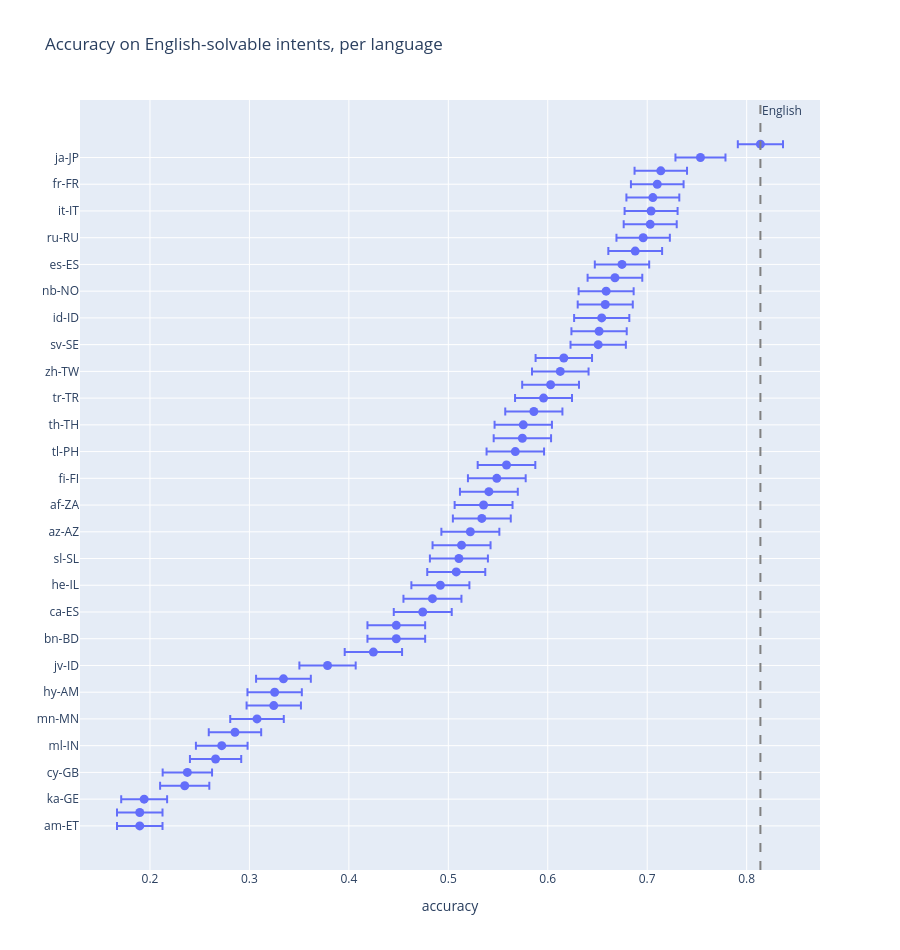

Notebook cell for this chart:
### Markdown cell above
To separate the language effect from intents that fail in English too, we only use the 13 intents with English accuracy of at least 0.5. Each dot is a language and the bar is the 95% interval of its accuracy. The cell below compares Japanese with the next best languages on the same utterances.

### Code cell
EN_THRESHOLD = 0.5

en_acc = acc.loc[EN]
solvable = en_acc[en_acc >= EN_THRESHOLD].index.tolist()
print(f"{len(solvable)} English-solvable intents:", sorted(solvable))

sub = df[df.intent.isin(solvable)]
g = sub.groupby("locale").correct.agg(acc="mean", n="size")
g["se"] = np.sqrt(g.acc * (1 - g.acc) / g.n)
g["rel_en"] = g.acc / g.loc[EN, "acc"]
g = g.sort_values("acc")

fig = go.Figure()
fig.add_trace(go.Scatter(x=g.acc, y=g.index, mode="markers", marker=dict(size=9),
                         error_x=dict(type="data", array=1.96 * g.se),
                         customdata=np.c_[g.rel_en, g.n],
                         hovertemplate="%{y}<br>accuracy %{x:.3f}<br>relative to English %{customdata[0]:.2f}<br>n=%{customdata[1]}<extra></extra>"))
fig.add_vline(x=g.loc[EN, "acc"], line_dash="dash", line_color="grey", annotation_text="English")
fig.update_layout(title="Accuracy on English-solvable intents, per language", height=950,
                  xaxis_title="accuracy", yaxis=dict(categoryorder="array", categoryarray=list(g.index)))
fig.show()

### Figure 1 — Plotly figure (JSON) as saved in the notebook; plotly's stock layout.template omitted (floating-point values rounded to 4 significant figures)
{"data": [{"customdata": [[0.2331, 1128.0], [0.2331, 1128.0], [0.2386, 1128.0], [0.2887, 1128.0], [0.2919, 1128.0], [0.3268, 1128.0], [0.3344, 1128.0], [0.3508, 1128.0], [0.378, 1128.0], [0.3987, 1128.0], [0.3998, 1128.0], [0.4107, 1128.0], [0.4651, 1128.0], [0.5218, 1128.0], [0.5501, 1128.0], [0.5501, 1128.0], [0.5828, 1128.0], [0.5948, 1128.0], [0.6046, 1128.0], [0.6242, 1128.0], [0.6275, 1128.0], [0.6307, 1128.0], [0.6416, 1128.0], [0.6558, 1128.0], [0.658, 1128.0], [0.6645, 1128.0], [0.6743, 1128.0], [0.6863, 1128.0], [0.6972, 1128.0], [0.7059, 1128.0], [0.707, 1128.0], [0.72, 1128.0], [0.732, 1128.0], [0.7407, 1128.0], [0.7527, 1128.0], [0.7571, 1128.0], [0.7996, 1128.0], [0.8007, 1128.0], [0.8039, 1128.0], [0.8083, 1128.0], [0.8094, 1128.0], [0.8203, 1128.0], [0.829, 1128.0], [0.8453, 1128.0], [0.8551, 1128.0], [0.8638, 1128.0], [0.8649, 1128.0], [0.8671, 1128.0], [0.8725, 1128.0], [0.8769, 1128.0], [0.9259, 1128.0], [1.0, 1128.0]], "error_x": {"array": [0.02288, 0.02288, 0.02308, 0.02474, 0.02484, 0.02579, 0.02597, 0.02636, 0.02693, 0.02732, 0.02734, 0.02753, 0.02831, 0.02885, 0.02902, 0.02902, 0.02914, 0.02916, 0.02918, 0.02918, 0.02917, 0.02917, 0.02915, 0.02911, 0.02911, 0.02908, 0.02904, 0.02898, 0.02891, 0.02885, 0.02885, 0.02874, 0.02864, 0.02856, 0.02843, 0.02838, 0.02782, 0.02781, 0.02776, 0.02769, 0.02767, 0.02749, 0.02734, 0.02704, 0.02685, 0.02667, 0.02664, 0.0266, 0.02648, 0.02638, 0.02515, 0.02272], "type": "data"}, "hovertemplate": "%{y}<br>accuracy %{x:.3f}<br>relative to English %{customdata[0]:.2f}<br>n=%{customdata[1]}<extra></extra>", "marker": {"size": 9}, "mode": "markers", "type": "scatter", "x": [0.1897, 0.1897, 0.1941, 0.2349, 0.2376, 0.266, 0.2722, 0.2855, 0.3076, 0.3245, 0.3254, 0.3342, 0.3785, 0.4246, 0.4477, 0.4477, 0.4743, 0.484, 0.492, 0.508, 0.5106, 0.5133, 0.5222, 0.5337, 0.5355, 0.5408, 0.5488, 0.5585, 0.5674, 0.5745, 0.5754, 0.586, 0.5957, 0.6028, 0.6126, 0.6161, 0.6507, 0.6516, 0.6543, 0.6578, 0.6587, 0.6676, 0.6746, 0.6879, 0.6959, 0.703, 0.7039, 0.7057, 0.7101, 0.7137, 0.7535, 0.8138], "y": ["am-ET", "my-MM", "ka-GE", "km-KH", "cy-GB", "kn-IN", "ml-IN", "sw-KE", "mn-MN", "te-IN", "hy-AM", "ta-IN", "jv-ID", "is-IS", "bn-BD", "sq-AL", "ca-ES", "ur-PK", "he-IL", "lv-LV", "sl-SL", "hu-HU", "az-AZ", "vi-VN", "af-ZA", "hi-IN", "fi-FI", "ar-SA", "tl-PH", "el-GR", "th-TH", "fa-IR", "tr-TR", "ms-MY", "zh-TW", "ro-RO", "sv-SE", "ko-KR", "id-ID", "da-DK", "nb-NO", "pl-PL", "es-ES", "de-DE", "ru-RU", "zh-CN", "it-IT", "pt-PT", "fr-FR", "nl-NL", "ja-JP", "en-US"]}], "layout": {"annotations": [{"showarrow": false, "text": "English", "x": 0.8138, "xanchor": "left", "xref": "x", "y": 1, "yanchor": "top", "yref": "y domain"}], "height": 950, "shapes": [{"line": {"color": "grey", "dash": "dash"}, "type": "line", "x0": 0.8138, "x1": 0.8138, "xref": "x", "y0": 0, "y1": 1, "yref": "y domain"}], "title": {"text": "Accuracy on English-solvable intents, per language"}, "xaxis": {"title": {"text": "accuracy"}}, "yaxis": {"categoryarray": ["am-ET", "my-MM", "ka-GE", "km-KH", "cy-GB", "kn-IN", "ml-IN", "sw-KE", "mn-MN", "te-IN", "hy-AM", "ta-IN", "jv-ID", "is-IS", "bn-BD", "sq-AL", "ca-ES", "ur-PK", "he-IL", "lv-LV", "sl-SL", "hu-HU", "az-AZ", "vi-VN", "af-ZA", "hi-IN", "fi-FI", "ar-SA", "tl-PH", "el-GR", "th-TH", "fa-IR", "tr-TR", "ms-MY", "zh-TW", "ro-RO", "sv-SE", "ko-KR", "id-ID", "da-DK", "nb-NO", "pl-PL", "es-ES", "de-DE", "ru-RU", "zh-CN", "it-IT", "pt-PT", "fr-FR", "nl-NL", "ja-JP", "en-US"], "categoryorder": "array"}}}
